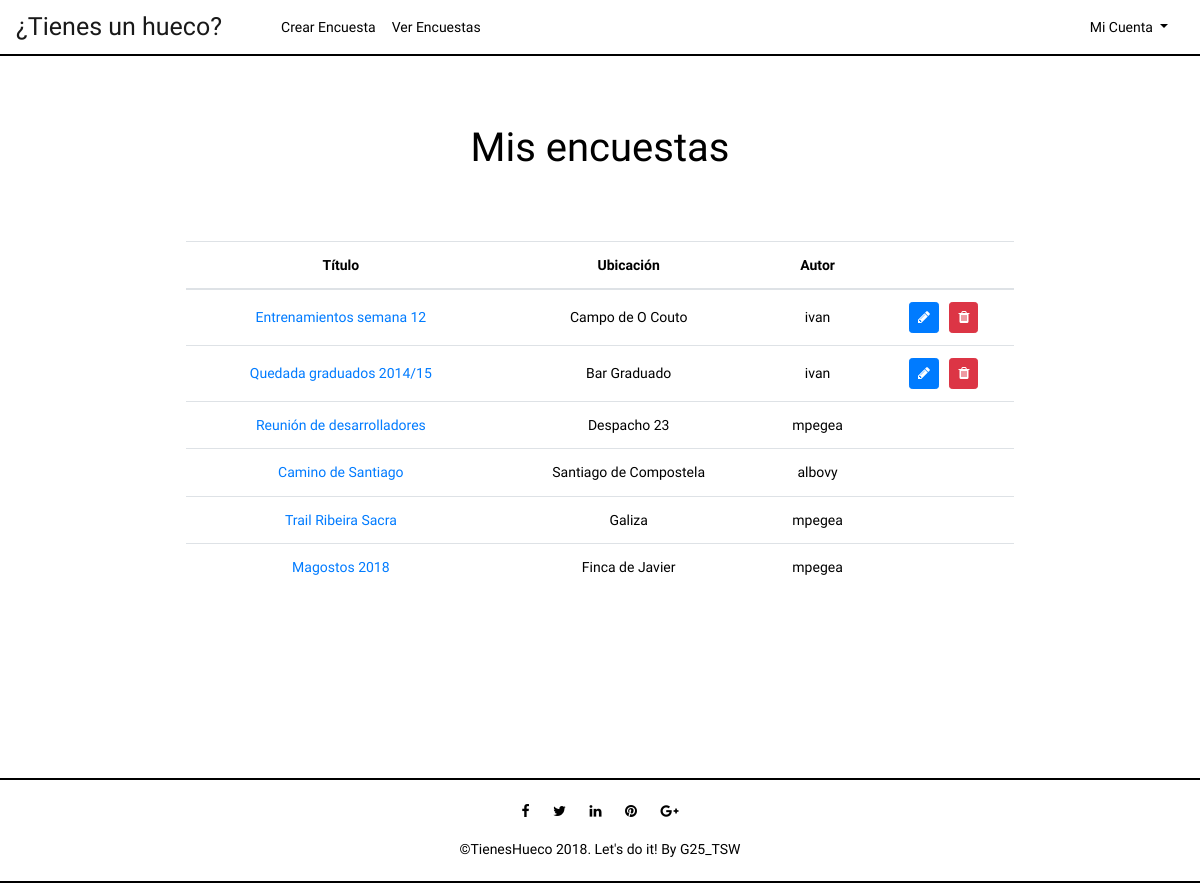
Page /index.php?controller=polls&action=index (signed in) on the committed database.
### tables this page shows
CREATE TABLE IF NOT EXISTS POLL(
  id int AUTO_INCREMENT NOT NULL ,
  title varchar(225) NOT NULL,
  ubication varchar(225),
  author varchar(25) NOT NULL,
  link varchar(125) UNIQUE NOT NULL,
  PRIMARY KEY(id),
  FOREIGN KEY (author) REFERENCES USER (username) ON UPDATE CASCADE ON DELETE CASCADE
);

### core/ViewManager.php (called while the page is built, shortened)
<?php
class ViewManager {
	private $fragmentContents = array();
	private $variables = array();
	private $currentFragment = self::DEFAULT_FRAGMENT;
	private $layout = "default";
	private function saveCurrentFragment() {
		$this->fragmentContents[$this->currentFragment].=ob_get_contents();
	}
	public function moveToFragment($name) {
		$this->currentFragment = $name;
	}
	public function getFragment($fragment, $default="") {
		if (!isset($this->fragmentContents[$fragment])) {
			return $default;
		}
		return $this->fragmentContents[$fragment];
	}
	public function setVariable($varname, $value, $flash=false) {
		$this->variables[$varname] = $value;
	}
	public function getVariable($varname, $default=NULL) {
		if (!isset($this->variables[$varname])) {
			return $default;
		}
		return $this->variables[$varname];
	}
	public function render($controller, $viewname) {
		include(__DIR__."/../view/$controller/$viewname.php");
		$this->renderLayout();
	}
	private function renderLayout() {
		include(__DIR__."/../view/layouts/".$this->layout.".php");
	}
	private static $viewmanager_singleton = NULL;
	public static function getInstance() {
		if (self::$viewmanager_singleton == null) {
			self::$viewmanager_singleton = new ViewManager();
		}
		return self::$viewmanager_singleton;
	}
}

### controller/PollsController.php (called while the page is built, shortened)
<?php
require_once(__DIR__."/../model/Poll.php");
require_once(__DIR__."/../model/PollMapper.php");
require_once(__DIR__."/../model/User.php");
require_once(__DIR__."/../core/ViewManager.php");
class PollsController extends BaseController {
	private $pollMapper;
	public function __construct() {
		$this->pollMapper = new PollMapper();
	}
	public function index() {
		$polls = $this->pollMapper->findAll($_SESSION["currentuser"]);
		$this->view->setVariable("polls", $polls);
		$this->view->render("polls", "index");
	}
}

### index.php (called while the page is built, shortened)
<?php
function run() {
	try {
		$controller = loadController($_GET["controller"]);
		$actionName = $_GET["action"];
		$controller->$actionName();
	} catch(Exception $ex) {
		die("An exception occured!!!!!".$ex->getMessage());
	}
}
function loadController($controllerName) {
	return new $controllerClassName();
}
run();
?>

### core/I18n.php (called while the page is built, shortened)
<?php
class I18n {
	private $messages;
	public function setLanguage($language) {
		$this->messages = $i18n_messages;
	}
	public function i18n($key) {
		if (isset($this->messages[$key])){
			return $this->messages[$key];
		}else{
			return $key;
		}
	}
	private static $i18n_singleton = null;
	public static function getInstance() {
		if (self::$i18n_singleton == NULL) {
			self::$i18n_singleton = new I18n();
		}
		return self::$i18n_singleton;
	}
}
function i18n($key) {
	return I18n::getInstance()->i18n($key);
}

### model/Poll.php (called while the page is built, shortened)
<?php
class Poll {
	private $id;
	private $title;
	private $ubication;
	private $author;
	public function __construct($id=NULL, $title=NULL, $ubication=NULL, User $author=NULL, $link=NULL) {
		$this->id = $id;
		$this->title = $title;
		$this->ubication = $ubication;
		$this->author = $author;
	}
	public function getId() {
		return $this->id;
	}
	public function getTitle() {
		return $this->title;
	}
	public function getUbication() {
		return $this->ubication;
	}
	public function getAuthor() {
		return $this->author;
	}
}

### model/PollMapper.php (called while the page is built, shortened)
<?php
require_once(__DIR__."/../core/PDOConnection.php");
require_once(__DIR__."/../model/User.php");
require_once(__DIR__."/../model/Poll.php");
class PollMapper {
	private $db;
	public function __construct() {
		$this->db = PDOConnection::getInstance();
	}
	public function findAll($user) {
		$stmt = $this->db->query("SELECT DISTINCT poll.id, poll.title, poll.ubication, poll.author FROM poll, gap, user_selects_gap WHERE '$user' = poll.author OR user_selects_gap.username = '$user'");
		$polls_db = $stmt->fetchAll(PDO::FETCH_ASSOC);
		$polls = array();
		foreach ($polls_db as $poll) {
			$author = new User($poll["author"]);
			array_push($polls, new Poll($poll["id"], $poll["title"],  $poll["ubication"], $author));
		}
		return $polls;
	}
	 }

### core/PDOConnection.php (called while the page is built)
<?php
class PDOConnection {
	private static $dbhost = "127.0.0.1";
	private static $dbname = "tsw";
	private static $dbuser = "root";
	private static $dbpass = "";
	private static $db_singleton = null;
	public static function getInstance() {
		if (self::$db_singleton == null) {
			self::$db_singleton = new PDO(
			"mysql:host=".self::$dbhost.";dbname=".self::$dbname.";charset=utf8",
			self::$dbuser,
			self::$dbpass,
			array(
				PDO::ATTR_EMULATE_PREPARES => false,
				PDO::ATTR_ERRMODE => PDO::ERRMODE_EXCEPTION
			)
		);
	}
	return self::$db_singleton;
}
}
?>

### model/User.php (called while the page is built, shortened)
<?php
class User {
	private $username;
	public function __construct($username=NULL, $passwd=NULL) {
		$this->username = $username;
	}
	public function getUsername() {
		return $this->username;
	}
}

### view/polls/index.php (the view, shortened to what this page needs)
<?php
require_once(__DIR__."/../../core/ViewManager.php");
$view = ViewManager::getInstance();
$view->setVariable("title", i18n("My polls"));
$polls = $view->getVariable("polls");
$currentuser = $view->getVariable("currentusername");
?>
<div class="container">
    <div class="row center-row">
      <div class="col-lg-12 center-block">
			 <div id="subtitle">
         <h1><?= i18n("My polls")?></h1>
         </div>
           <div class="col-lg-12 center-block2">
            <table id="dataTable" class="table text-center">
               <thead>
                  <tr>
                     <th scope="col"><?= i18n("title")?></th>
                     <th scope="col"><?= i18n("ubication")?></th>
                     <th scope="col"><?= i18n("author")?></th>
                     <th scope="col"> </th>
							     </tr>
                   </thead>
                   <tbody>
                     <?php foreach ($polls as $poll): ?>
                       <tr>
                          <td>
                          <a href="index.php?controller=polls&action=view&poll= <?= $poll->getId() ?>"><?= htmlentities($poll->getTitle()) ?></a>
                          </td>
                          <td>
                            <?= htmlentities($poll->getUbication()) ?>
                          </td>
                          <td>
                            <?= htmlentities($poll->getAuthor()->getUsername()) ?>
                          </td>
                          <td>
                            <?php
                              if (isset($currentuser) && $currentuser == $poll->getAuthor()->getUsername()): ?>
                              <a href="index.php?controller=polls&action=edit&poll=<?= htmlentities($poll->getId())?>">
                                <span title="Edit" class="btn btn-primary btn-sm  fa fa-pencil"></a>&nbsp;&nbsp;
                                <i title="Delete" class="btn btn-danger btn-sm fa fa-trash" data-toggle="modal" data-target="#confirm-submit"></i>
                              <?php endif; ?>
                           </td>
                         </tr>
                       <?php endforeach; ?>
                     </tbody>
              </table>
           </div>
        </div>
    </div>
</div>

### view/layouts/default.php (shortened to what this page needs)
<?php
$view = ViewManager::getInstance();
?><!DOCTYPE html>
<html>
<head>
    <link rel="stylesheet" href="https://cdnjs.cloudflare.com/ajax/libs/font-awesome/4.7.0/css/font-awesome.min.css">
    <link rel="stylesheet" href="./styles/style.css">
</head>
<body onmouseover = "checkboxes('dataTable')">
    <header>
        <nav class="navbar navbar-expand-lg navbar-light">
            <a class="navbar-brand" href="index.php?controller=polls&action=index"><?= i18n("¿Tienes un hueco?")?></a>
            <div class="collapse navbar-collapse" id="navbarSupportedContent">
                <ul class="navbar-nav mr-auto">
                    <li class="nav-item">
                        <a class="nav-link" href="index.php?controller=polls&action=add"><?= i18n("AddPoll")?></a>
                    </li>
                    <li class="nav-item">
                        <a class="nav-link" href="index.php?controller=polls&action=index"><?= i18n("SeeMyPolls")?></a>
                    </li>
                </ul>
                <div class="nav-item dropdown">
                    <a class="nav-link dropdown-toggle" href="#" id="navbarDropdown" role="button" data-toggle="dropdown"
                        aria-haspopup="true" aria-expanded="false">
                        <?= i18n("MyAccount")?>
                    </a>
                </div>
            </div>
        </nav>
    </header>
	<main>
        <?= $view->getFragment(ViewManager::DEFAULT_FRAGMENT) ?>
    </main>
    <footer class="footer">
        <div class="container">
            <div class="sub-footer">
                <div class="row">
                    <div class="col-lg-12">
                        <ul class="social-network">
                            <li><a href="#" title="Facebook"><i class="fa fa-facebook fa-1x"></i></a></li>
                            <li><a href="#" title="Twitter"><i class="fa fa-twitter fa-1x"></i></a></li>
                            <li><a href="#" title="LinkedIn"><i class="fa fa-linkedin fa-1x"></i></a></li>
                            <li><a href="#" title="Pinterest"><i class="fa fa-pinterest fa-1x"></i></a></li>
                            <li><a href="#" title="Google Plus"><i class="fa fa-google-plus fa-1x"></i></a></li>
                        </ul>
                    </div>
                    <div class="col-lg-12">
                        <div class="copyright">
                            <span>&copy;TienesHueco 2018. Let's do it! By </span><a href="" target="_blank">G25_TSW</a>
                        </div>
                    </div>
                </div>
            </div>
        </div>
    </footer>
</body>
</html>

### styles/style.css (style rules this page uses)
body { font-family:'K2D','Open Sans', Arial, sans-serif; font-size:14px; font-weight:300; line-height:1.6em; color:#000; background-color:white; }
header { background-color: white; border-bottom: 2px solid black; }
.navbar-brand { font-size: 25px; }
.nav-link { padding-left:0; }
.navbar-brand { color: #000; }
.navbar-collapse { margin-left: 3%; }
.navbar-light .navbar-nav .nav-link { color: #000; }
#navbarDropdown { color: #000; margin-left: 10px; }
.container { margin: auto; }
.center-row { margin-left: auto; margin-right: auto; }
.center-block { float: none; background-color: white; margin-top: 3%; margin-bottom: 10%; margin-left: auto; margin-right: auto; border-radius: 5px; max-width: 80%; }
.center-block2 { margin: auto; margin-top: 5%; margin-bottom: 7%; overflow-x: auto; }
#subtitle { margin: auto; margin-top: 4%; font-size: 32px; text-align: center; margin-bottom: 8%; }
td { text-align: center; vertical-align: middle!important; }
.footer { bottom:0%; max-height: 50%; width: 100%; padding-top: 1.25rem; padding-bottom: 1.25rem; background-color: white; color: #000; text-align: center; border-top: 2px solid black; border-bottom: 2px solid black; }
ul.social-network { padding: 0; text-align:center; }
ul.social-network li { display:inline; margin: 0 10px; margin-top: 2%; color:#000; }
ul.social-network li a { color:#000; }
.copyright { text-align:center; color: #000; }
.copyright a { color:#000; }

### rows in the picture
poll: title "Entrenamientos semana 12", ubication "Campo de O Couto", author "ivan"
poll: title "Quedada graduados 2014/15", ubication "Bar Graduado", author "ivan"
poll: title "Reunión de desarrolladores", ubication "Despacho 23", author "mpegea"
poll: title "Camino de Santiago", ubication "Santiago de Compostela", author "albovy"
poll: title "Trail Ribeira Sacra", ubication "Galiza", author "mpegea"
poll: title "Magostos 2018", ubication "Finca de Javier", author "mpegea"

### other values in the picture
i18n("¿Tienes un hueco?") "¿Tienes un hueco?"
i18n("AddPoll") "Crear Encuesta"
i18n("SeeMyPolls") "Ver Encuestas"
i18n("MyAccount") "Mi Cuenta"
i18n("My polls") "Mis encuestas"
i18n("title") "Título"
i18n("ubication") "Ubicación"
i18n("author") "Autor"
